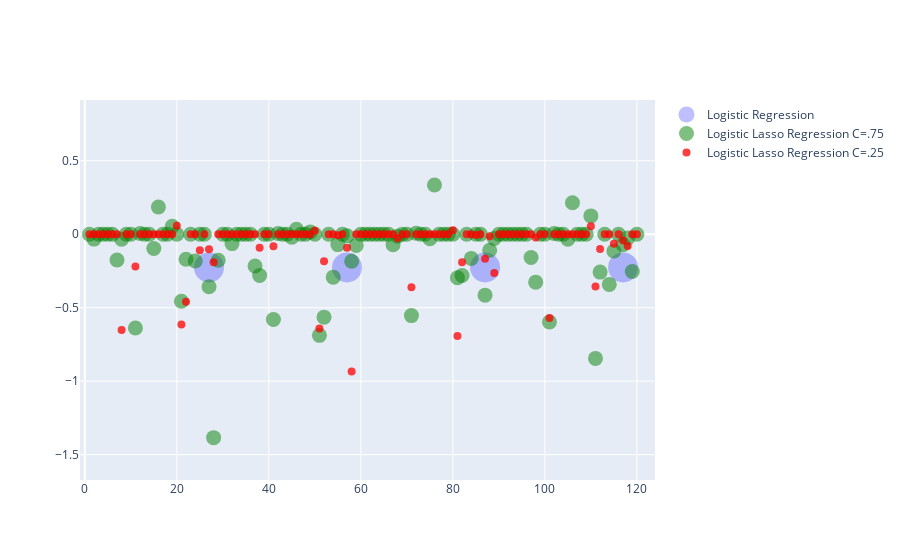

Source (notebook cell):
### Markdown cell above
Add three scatterplots to `fig`:

- `with fig do add_scatter using`
    - freestyle `x=dummyX`
    - freestyle `y=np.ravel(std_clf[1].coef_)`
    - freestyle `name='Logistic Regression'`
    - freestyle `mode='markers'`
    - freestyle `marker=dict(color='blue', opacity=0.25, size=30)`
    
**For the next two, copy the first and make small changes.**

- `with fig do add_scatter using`
    - freestyle `x=dummyX`
    - freestyle `y=np.ravel(std_clf_lasso75[1].coef_)`
    - freestyle `name='Logistic Lasso Regression C=.75'`
    - freestyle `mode='markers'`
    - freestyle `marker=dict(color='green', opacity=0.50, size=15)`
    
    
- `with fig do add_scatter using`
    - freestyle `x=dummyX`
    - freestyle `y=np.ravel(std_clf_lasso25[1].coef_)`
    - freestyle `name='Logistic Lasso Regression C=.25'`
    - freestyle `mode='markers'`
    - freestyle `marker=dict(color='red', opacity=0.75, size=8)`

### Code cell
fig.add_scatter(x=dummyX, y=np.ravel(std_clf[1].coef_), name='Logistic Regression', mode='markers', marker=dict(color='blue', opacity=0.25, size=30))

fig.add_scatter(x=dummyX, y=np.ravel(std_clf_lasso75[1].coef_), name='Logistic Lasso Regression C=.75', mode='markers', marker=dict(color='green', opacity=0.5, size=15))

fig.add_scatter(x=dummyX, y=np.ravel(std_clf_lasso25[1].coef_), name='Logistic Lasso Regression C=.25', mode='markers', marker=dict(color='red', opacity=0.75, size=8))

#<xml xmlns="https://developers.google.com/blockly/xml"><variables><variable id="iVijvP{JilL0x4[TJ0W5">fig</variable></variables><block type="varDoMethod" id="HQpV;xoS*)U_Y-rO#P{4" x="-27" y="-222"><field name="VAR" id="iVijvP{JilL0x4[TJ0W5">fig</field><field name="MEMBER">add_scatter</field><data>fig:add_scatter</data><value name="INPUT"><block type="lists_create_with" id="u9EA}uc6,Yu7F23)l7RN"><mutation items="5"></mutation><value name="ADD0"><block type="dummyOutputCodeBlock" id="Zuz*7!KqL0#A9rs$Y5,g"><field name="CODE">x=dummyX</field></block></value><value name="ADD1"><block type="dummyOutputCodeBlock" id="l(I;l_c!3DxA`git?eCa"><field name="CODE">y=np.ravel(std_clf[1].coef_)</field></block></value><value name="ADD2"><block type="dummyOutputCodeBlock" id="er7~.;M+ejFD.5e5b$Y$"><field name="CODE">name='Logistic Regression'</field></block></value><value name="ADD3"><block type="dummyOutputCodeBlock" id="r=JN%Q|c.U@m6r7}!6Y)"><field name="CODE">mode='markers'</field></block></value><value name="ADD4"><block type="dummyOutputCodeBlock" id="-?F73BsUn#T2R}}8itqQ"><field name="CODE">marker=dict(color='blue', opacity=0.25, size=30)</field></block></value></block></value></block><block type="varDoMethod" id="FG%(%NriYXG+T!jm(t$H" x="-3" y="-65"><field name="VAR" id="iVijvP{JilL0x4[TJ0W5">fig</field><field name="MEMBER">add_scatter</field><data>fig:add_scatter</data><value name="INPUT"><block type="lists_create_with" id="KAAd@DMa.pb0CaJJpM4R"><mutation items="5"></mutation><value name="ADD0"><block type="dummyOutputCodeBlock" id="NiVcIQFg7dC?b-]{{^nM"><field name="CODE">x=dummyX</field></block></value><value name="ADD1"><block type="dummyOutputCodeBlock" id="=F=qENz.vL`60/w[N??m"><field name="CODE">y=np.ravel(std_clf_lasso75[1].coef_)</field></block></value><value name="ADD2"><block type="dummyOutputCodeBlock" id="=bkOn(i4Q8zXfI~hTo$Y"><field name="CODE">name='Logistic Lasso Regression C=.75'</field></block></value><value name="ADD3"><block type="dummyOutputCodeBlock" id="(K%qhf2T_pu6c|e8.MAB"><field name="CODE">mode='markers'</field></block></value><value name="ADD4"><block type="dummyOutputCodeBlock" id="85?a(_/a3$u4?R7Wb=z+"><field name="CODE">marker=dict(color='green', opacity=0.5, size=15)</field></block></value></block></value></block><block type="varDoMethod" id="hE9Ic$TzR}~v!m{ty)1o" x="2" y="138"><field name="VAR" id="iVijvP{JilL0x4[TJ0W5">fig</field><field name="MEMBER">add_scatter</field><data>fig:add_scatter</data><value name="INPUT"><block type="lists_create_with" id="Lm(4SFK$x4RiE+$Q#C~E"><mutation items="5"></mutation><value name="ADD0"><block type="dummyOutputCodeBlock" id="JkS7,ztWm:D%m^-wpz,s"><field name="CODE">x=dummyX</field></block></value><value name="ADD1"><block type="dummyOutputCodeBlock" id=";w}B=2D#QQXoFAK0u-=H"><field name="CODE">y=np.ravel(std_clf_lasso25[1].coef_)</field></block></value><value name="ADD2"><block type="dummyOutputCodeBlock" id="nu}F_m!=04uXO?4G8t2]"><field name="CODE">name='Logistic Lasso Regression C=.25'</field></block></value><value name="ADD3"><block type="dummyOutputCodeBlock" id="A,C6]mx|R{4_M)EFQWFG"><field name="CODE">mode='markers'</field></block></value><value name="ADD4"><block type="dummyOutputCodeBlock" id="adLqTOJpzw/eqN?_pci("><field name="CODE">marker=dict(color='red', opacity=0.75, size=8)</field></block></value></block></value></block></xml>

### Figure 1 — Plotly figure (JSON) as saved in the notebook; plotly's stock layout.template omitted (floating-point values rounded to 4 significant figures)
{"data": [{"marker": {"color": "blue", "opacity": 0.25, "size": 30}, "mode": "markers", "name": "Logistic Regression", "type": "scatter", "x": [1, 2, 3, 4, 5, 6, 7, 8, 9, 10, 11, 12, 13, 14, 15, 16, 17, 18, 19, 20, 21, 22, 23, 24, 25, 26, 27, 28, 29, 30, 31, 32, 33, 34, 35, 36, 37, 38, 39, 40, 41, 42, 43, 44, 45, 46, 47, 48, 49, 50, 51, 52, 53, 54, 55, 56, 57, 58, 59, 60, 61, 62, 63, 64, 65, 66, 67, 68, 69, 70, 71, 72, 73, 74, 75, 76, 77, 78, 79, 80, 81, 82, 83, 84, 85, 86, 87, 88, 89, 90, 91, 92, 93, 94, 95, 96, 97, 98, 99, 100, 101, 102, 103, 104, 105, 106, 107, 108, 109, 110, 111, 112, 113, 114, 115, 116, 117, 118, 119, 120], "y": [39.94, -16.37, 49.22, 47.13, -30.75, 201.0, -127.8, -168.0, 31.34, -71.05, -240.3, 38.51, 160.3, -103.1, 17.62, -46.27, -36.43, -47.98, 39.79, 144.6, -131.9, -58.54, -11.47, -85.53, 41.78, 36.1, -0.2261, -51.93, -59.75, -80.35, 39.94, -16.37, 49.22, 47.13, -30.75, 201.0, -127.8, -168.0, 31.34, -71.05, -240.3, 38.51, 160.3, -103.1, 17.62, -46.27, -36.43, -47.98, 39.79, 144.6, -131.9, -58.54, -11.47, -85.53, 41.78, 36.1, -0.2261, -51.93, -59.75, -80.35, 39.94, -16.37, 49.22, 47.13, -30.75, 201.0, -127.8, -168.0, 31.34, -71.05, -240.3, 38.51, 160.3, -103.1, 17.62, -46.27, -36.43, -47.98, 39.79, 144.6, -131.9, -58.54, -11.47, -85.53, 41.78, 36.1, -0.2261, -51.93, -59.75, -80.35, 39.94, -16.37, 49.22, 47.13, -30.75, 201.0, -127.8, -168.0, 31.34, -71.05, -240.3, 38.51, 160.3, -103.1, 17.62, -46.27, -36.43, -47.98, 39.79, 144.6, -131.9, -58.54, -11.47, -85.53, 41.78, 36.1, -0.2261, -51.93, -59.75, -80.35]}, {"marker": {"color": "green", "opacity": 0.5, "size": 15}, "mode": "markers", "name": "Logistic Lasso Regression C=.75", "type": "scatter", "x": [1, 2, 3, 4, 5, 6, 7, 8, 9, 10, 11, 12, 13, 14, 15, 16, 17, 18, 19, 20, 21, 22, 23, 24, 25, 26, 27, 28, 29, 30, 31, 32, 33, 34, 35, 36, 37, 38, 39, 40, 41, 42, 43, 44, 45, 46, 47, 48, 49, 50, 51, 52, 53, 54, 55, 56, 57, 58, 59, 60, 61, 62, 63, 64, 65, 66, 67, 68, 69, 70, 71, 72, 73, 74, 75, 76, 77, 78, 79, 80, 81, 82, 83, 84, 85, 86, 87, 88, 89, 90, 91, 92, 93, 94, 95, 96, 97, 98, 99, 100, 101, 102, 103, 104, 105, 106, 107, 108, 109, 110, 111, 112, 113, 114, 115, 116, 117, 118, 119, 120], "y": [0, -0.03323, 0, 0, 0, 0, -0.1757, -0.03452, 0, 0, -0.6384, 0.004819, 0, 0, -0.09685, 0.1852, 0, 0, 0.05377, 0, -0.4559, -0.1701, 0, -0.1818, 0, 0, -0.3575, -1.384, -0.1766, 0, 0, -0.06386, 0, 0, 0, 0, -0.2166, -0.2805, 0, 0, -0.5806, 0.004856, 0, 0, -0.02065, 0.03426, 0, 0, 0.01583, 0, -0.6883, -0.5645, 0, -0.2921, -0.07069, 0, -0.01052, -0.1838, -0.07611, 0, 0, 0, 0, 0, 0, 0, -0.0717, -0.01382, 0, 0, -0.5537, 0.006429, 0, 0, -0.02991, 0.3354, 0, 0, 0, 0, -0.2963, -0.2804, 0, -0.1644, 0, 0, -0.4145, -0.1087, -0.02935, 0, 0, 0, 0, 0, 0, 0, -0.1585, -0.326, 0, 0, -0.5974, 0.005254, 0, 0, -0.03456, 0.2143, 0, 0, 0, 0.1248, -0.8449, -0.2578, 0, -0.3413, -0.114, 0, -0.07112, -0.02478, -0.2534, 0]}, {"marker": {"color": "red", "opacity": 0.75, "size": 8}, "mode": "markers", "name": "Logistic Lasso Regression C=.25", "type": "scatter", "x": [1, 2, 3, 4, 5, 6, 7, 8, 9, 10, 11, 12, 13, 14, 15, 16, 17, 18, 19, 20, 21, 22, 23, 24, 25, 26, 27, 28, 29, 30, 31, 32, 33, 34, 35, 36, 37, 38, 39, 40, 41, 42, 43, 44, 45, 46, 47, 48, 49, 50, 51, 52, 53, 54, 55, 56, 57, 58, 59, 60, 61, 62, 63, 64, 65, 66, 67, 68, 69, 70, 71, 72, 73, 74, 75, 76, 77, 78, 79, 80, 81, 82, 83, 84, 85, 86, 87, 88, 89, 90, 91, 92, 93, 94, 95, 96, 97, 98, 99, 100, 101, 102, 103, 104, 105, 106, 107, 108, 109, 110, 111, 112, 113, 114, 115, 116, 117, 118, 119, 120], "y": [0, 0, 0, 0, 0, 0, 0, -0.651, 0, 0, -0.2195, 0, 0, 0, 0, 0, 0, 0, 0, 0.05848, -0.6147, -0.4588, 0, 0, -0.1088, 0, -0.1023, -0.1899, 0, 0, 0, 0, 0, 0, 0, 0, 0, -0.09144, 0, 0, -0.08262, 0, 0, 0, 0, 0, 0, 0, 0, 0.0233, -0.6418, -0.1844, 0, 0, -0.006281, 0, -0.09278, -0.9339, 0, 0, 0, 0, 0, 0, 0, 0, 0, -0.02763, 0, 0, -0.361, 0, 0, 0, 0, 0, 0, 0, 0, 0.02637, -0.6933, -0.1908, 0, 0, -0.005178, 0, -0.1671, -0.01324, -0.2632, 0, 0, 0, 0, 0, 0, 0, 0, -0.02154, 0, 0, -0.5697, 0, 0, 0, 0, 0, 0, 0, 0, 0.05369, -0.3558, -0.1002, 0, 0, -0.06514, 0, -0.04241, -0.08082, 0, 0]}], "layout": {"autosize": true, "xaxis": {"autorange": false, "range": [-1.043, 123.9], "type": "linear"}, "yaxis": {"autorange": false, "range": [-1.673, 0.9136], "type": "linear"}}}
